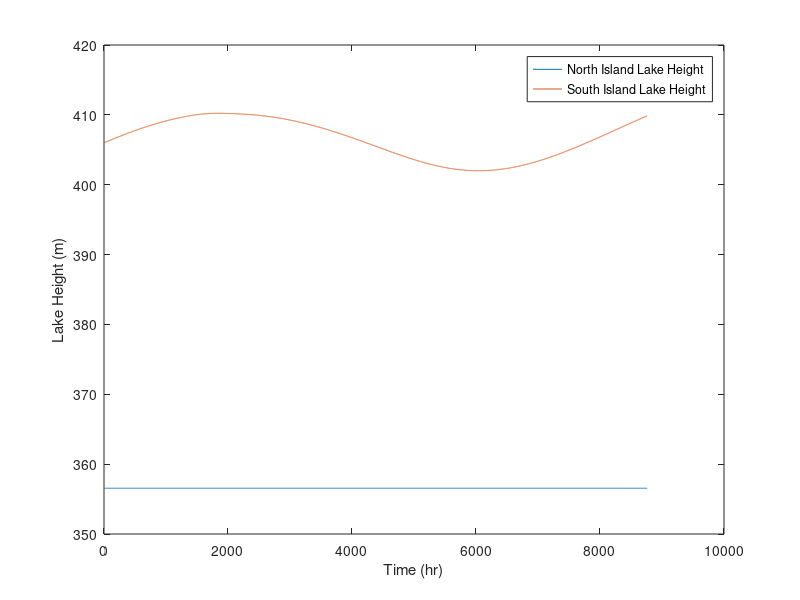
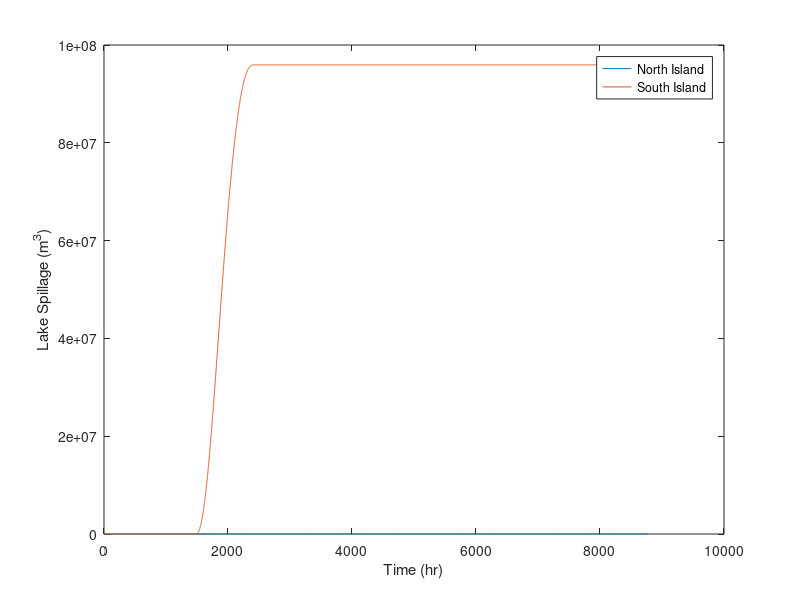

MATLAB code for these plots, in order:
% EMTH 171, Case Study 2
% Task 1
% Mass and Energy Balances Applied to Electricity Generation
% Eulers Method
% Logan Lee 

clear
clc
close all

% *************************************************************************
% Variables
% *************************************************************************
%------------------------ Global Variables --------------------------------
p = 998; % Density (kg/m^3)   
g = 9.81; % Gravity (m/s^2)
K = 1.55; % A constant (m^1.5/s)
L = 300; % Length of spillway wier (m)
mean = 5000; % Mean of normal distrubution
sd = 1000; % Standard Deviation
P_geo = 1525; % Geothermal Power (MW)
P_w = 4484; % Wind Power (MW)


% Pre allocating Arrays
h_NIArray = zeros(0,8761);
h_SIArray = zeros(0,8761);
dV_NIspillArray = zeros(0,8761);
dV_SIspillArray = zeros(0,8761);
dh_NIArray = zeros(0,8761);
dh_SIArray = zeros(0,8761);

%------------------ North Island Specific Variables -----------------------
A_NI = 620e6; % Area of lake North Island (m^2)
h_NIArray(1) = 356.55; % Height of North Island Lake (m)
h_NIgen = 80; % Generator height North Island (m)
P_NIw = P_w/2; % Wind Power in the North Island (MW)
h_NIw = 357.25; % North Island Wier hieght (m)

%------------------ South Island Specific Variables -----------------------
A_SI = 350e6; % South Island Lake Area (m^2)
P_SIw = P_w/2; % South Island Wind Power (MW)
h_SIArray(1) = 406; % Height of South Island Lake (m)
h_SIgen = 0; % Height of Generator South Island (m)
h_SIw = 410; % South Island wier height (m)

% *************************************************************************
% Euler's Method
% *************************************************************************
t0 = 0; % Initial time (s)
tf = 8760; % Final time (s)
tArray = t0 : tf; % Time array from initial to final Time
h = 1 * 3600; % Step size, 3600 for unit balancing

% Initialising the arrays for each equation with their inital values 
dV_NIspillArray(1) = 0; 
dV_SIspillArray(1) = 0;
dh_NIArray(1) = 356.55;
dh_SIArray(1) = 406;
 

for n = 2 : length(tArray)
    
    t = tArray(n-1);
    
    % North and South Island power demands
    P_NIdem = 4065 + 1.4e6*normpdf(t, mean, sd);
    P_SIdem = 1940;

    % North and South Island inlet flow Rate
    F_NIin = 345 + 73*sin((2*pi*(t-3624))/8760); 
    F_SIin = 593 - 183*sin((2*pi*(t-2320))/8760); 

    % North Island Flow generation
    F_NIgen = F_NIin;

    % Power Generated by hydro
    P_NIhydro = (0.9*F_NIgen*p*g*(h_NIArray(n-1) - h_NIgen))/1e6;

    % Capacity Factor of wind turbines
    CF = 0.41 + 0.12*sin((2*pi*(t - 5660))/8760);

    % Total Power produced on North Island
    P_NItot = P_NIhydro + P_geo + P_NIw*CF;

    % Electrical power balance for the Islands
    P_HVDC = P_NIdem - P_NItot;

    % The amount of hydro power required for South Island
    P_SIhydro = P_SIdem + P_HVDC - P_SIw*CF;

    % Generating flow rate for South Island
    F_SIgen = ((P_SIhydro*1e6)/(0.9*p*g*(h_SIArray(n-1))));

    % Spillway flow for each lake
    %North Island
    if h_NIArray(n-1) > h_NIw
        F_NIspill = K*L*(h_NIArray(n-1) - h_NIw)^1.5;
    else
        F_NIspill = 0;
    end
    %South Island
    if h_SIArray(n-1) > h_SIw
        F_SIspill = K*L*(h_SIArray(n-1) - h_SIw)^1.5;
    else
        F_SIspill = 0;
    end

    % The differential Equations
    dV_NIspill = F_NIspill; % Spill Volume of the North Island (m^3)
    dV_SIspill = F_SIspill; % Spill Volume of the South Island (m^3)
    dh_NI = (F_NIin - F_NIgen - F_NIspill)/A_NI; % Lake Height of North Island (mm)
    dh_SI = (F_SIin - F_SIgen - F_SIspill)/A_SI; % Lake Height of South Island (mm)
    
    h_NIArray(n) = h_NIArray(n-1) + dh_NI*3600;
    h_SIArray(n) = h_SIArray(n-1) + dh_SI*3600;
    
    dV_NIspillArray(n) = dV_NIspillArray(n-1) + h*dV_NIspill;
    dV_SIspillArray(n) = dV_SIspillArray(n-1) + h*dV_SIspill;
    dh_NIArray(n) = dh_NIArray(n-1) + h*dh_NI;
    dh_SIArray(n) = dh_SIArray(n-1) + h*dh_SI;
end

h_NImin = min(h_NIArray); % Minimum height of the North Island lake
h_SImin = min(h_SIArray); % Minimum height of the South Island lake

V_NIspilled = max(dV_NIspillArray); % Volume spilled from North Island
V_SIspilled = max(dV_SIspillArray); % Volume spilled from South Island

% *************************************************************************
% Plotting and printing the data
% *************************************************************************

% Lake heights plot
figure(1)
plot(tArray, dh_NIArray, tArray, dh_SIArray) 
legend("North Island Lake Height", "South Island Lake Height")
xlabel("Time (hr)")
ylabel("Lake Height (m)")

% Lake spillage plot
figure(2)
plot(tArray, dV_NIspillArray, tArray, dV_SIspillArray);
legend("North Island", "South Island")
xlabel("Time (hr)")
ylabel("Lake Spillage (m^3)")

h_minFormat = 'The minimum heights for each lake:\n North Island = %1.3f (m)\n SouthIsland = %2.3f (m)\n';
fprintf(h_minFormat,h_NImin, h_SImin);
disp(' ');
V_spillFormat = 'The Volume spilled from each lake:\n North Island = %1.3f (m^3)\n South Island = %2.3f (m^3)\n';
fprintf(V_spillFormat, V_NIspilled, V_SIspilled);
